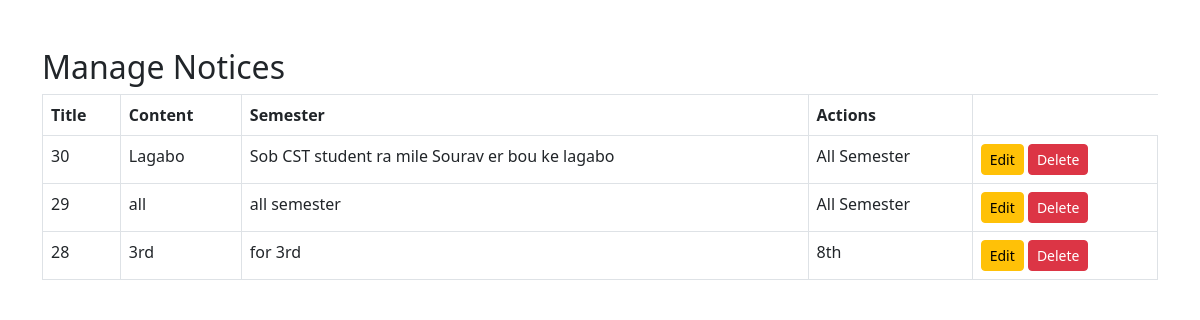
The app's page /teacher/manage_announcements.php with its own data.
### tables this page shows
CREATE TABLE `notices` (
  `id` int(11) NOT NULL,
  `title` varchar(255) NOT NULL,
  `content` text NOT NULL,
  `created_at` timestamp NOT NULL DEFAULT current_timestamp(),
  `semester` enum('1st','2nd','3rd','4th','5th','6th','7th','8th','All Semester') NOT NULL DEFAULT 'All Semester'
);

### teacher/manage_announcements.php (the view, shortened to what this page needs)
<?php
require_once '../db/database.php';
$sql = "SELECT * FROM notices ORDER BY created_at DESC";
$result = $conn->query($sql);
?>
<!DOCTYPE html>
<html lang="en">
<head>
    <link rel="stylesheet" href="https://cdn.jsdelivr.net/npm/bootstrap@5.3.0/dist/css/bootstrap.min.css">
</head>
<body>
    <div class="container mt-5">
        <h2>Manage Notices</h2>
        <table class="table table-bordered">
            <thead>
                <tr>
                    <th>Title</th>
                    <th>Content</th>
                    <th>Semester</th>
                    <th>Actions</th>
                </tr>
            </thead>
            <tbody>
                <?php if ($result->num_rows > 0): ?>
                    <?php while ($notice = $result->fetch_assoc()): ?>
                        <tr>
                            <td><?php echo $notice['id']; ?></td>
                            <td><?php echo htmlspecialchars($notice['title']); ?></td>
                            <td><?php echo nl2br(htmlspecialchars($notice['content'])); ?></td>
                            <td><?php echo htmlspecialchars($notice['semester']); ?></td>
                            <td>
                                <button class="btn btn-warning btn-sm" data-bs-toggle="modal" data-bs-target="#editModal"
                                    data-id="<?php echo $notice['id']; ?>"
                                    data-title="<?php echo htmlspecialchars($notice['title']); ?>"
                                    data-content="<?php echo htmlspecialchars($notice['content']); ?>"
                                    data-semester="<?php echo htmlspecialchars($notice['semester']); ?>">Edit</button>
                                <a href="manage_announcements.php?delete=<?php echo $notice['id']; ?>" class="btn btn-danger btn-sm">Delete</a>
                            </td>
                        </tr>
                    <?php endwhile; ?>
                <?php else: ?>
                    <tr>
                        <td colspan="5" class="text-center">No notices available</td>
                    </tr>
                <?php endif; ?>
            </tbody>
        </table>
    </div>
</body>
</html>

### records on screen
notices: id "30", title "Lagabo", content "Sob CST student ra mile Sourav er bou ke lagabo", semester "All Semester"
notices: id "29", title "all", content "all semester", semester "All Semester"
notices: id "28", title "3rd", content "for 3rd", semester "8th"
